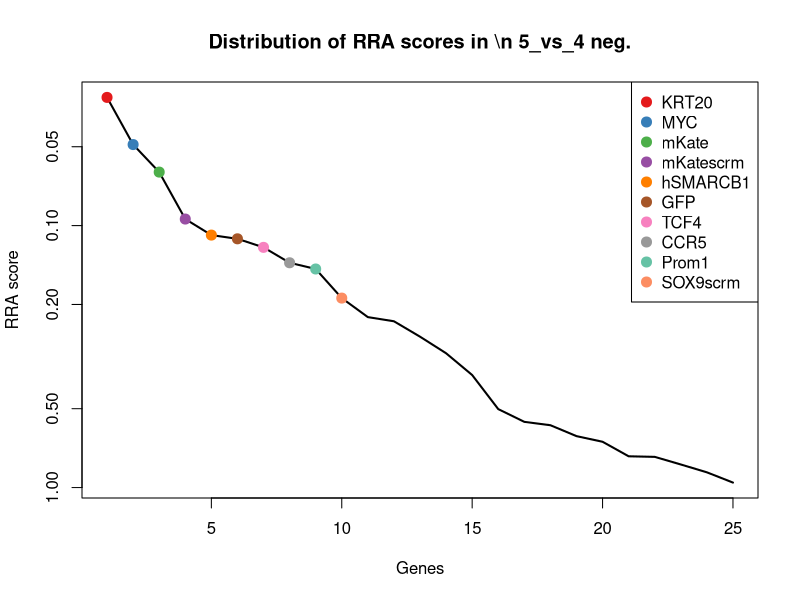
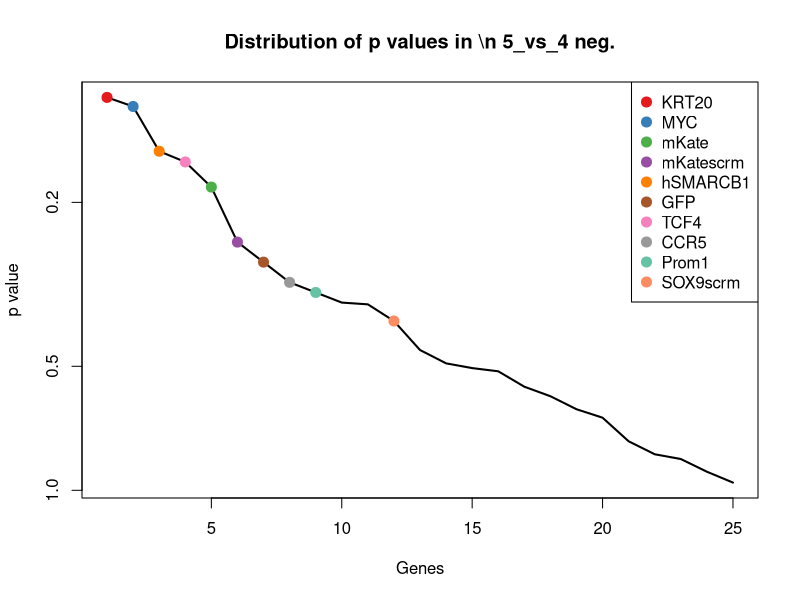
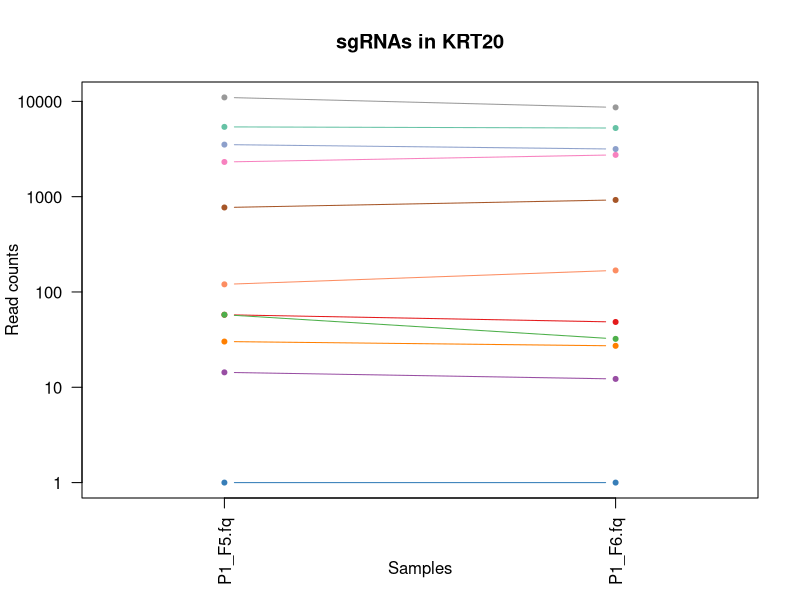
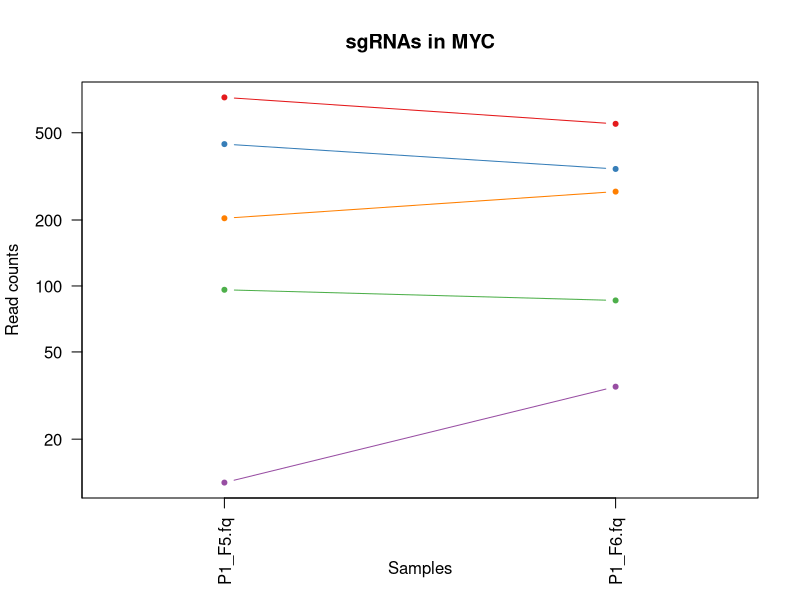
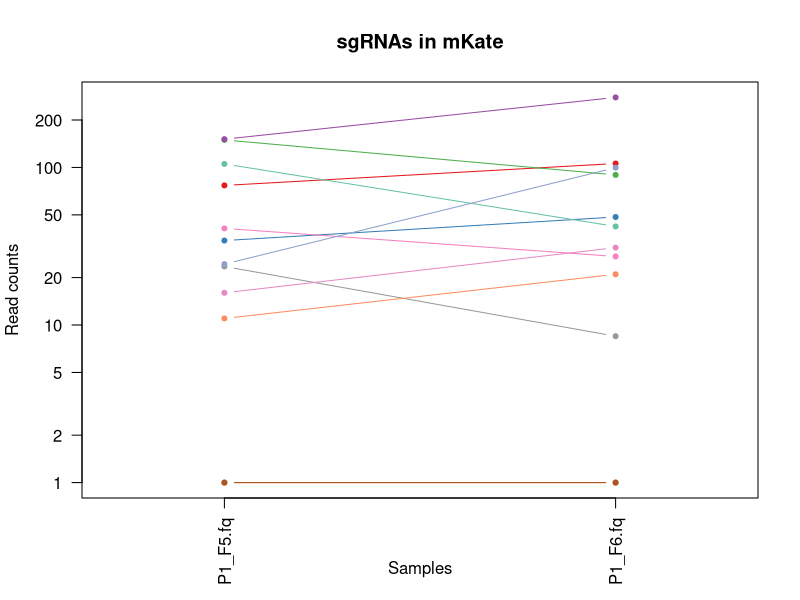
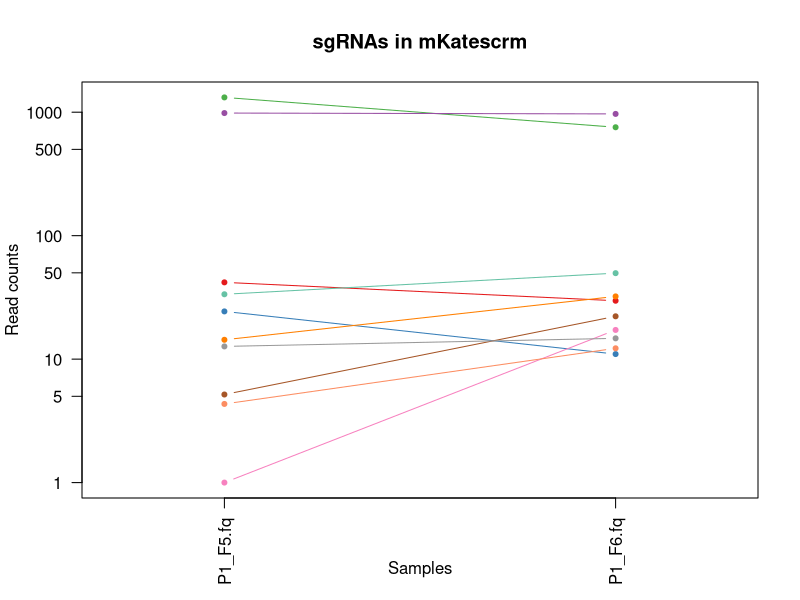
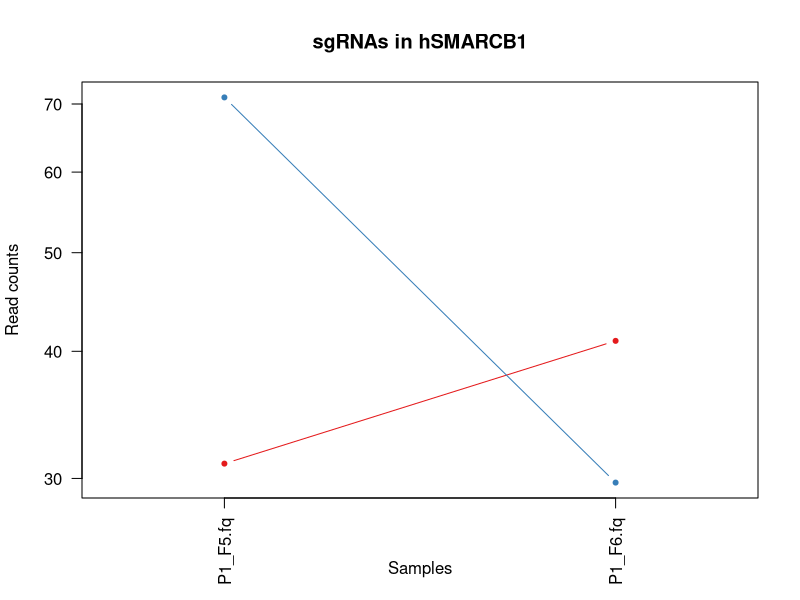
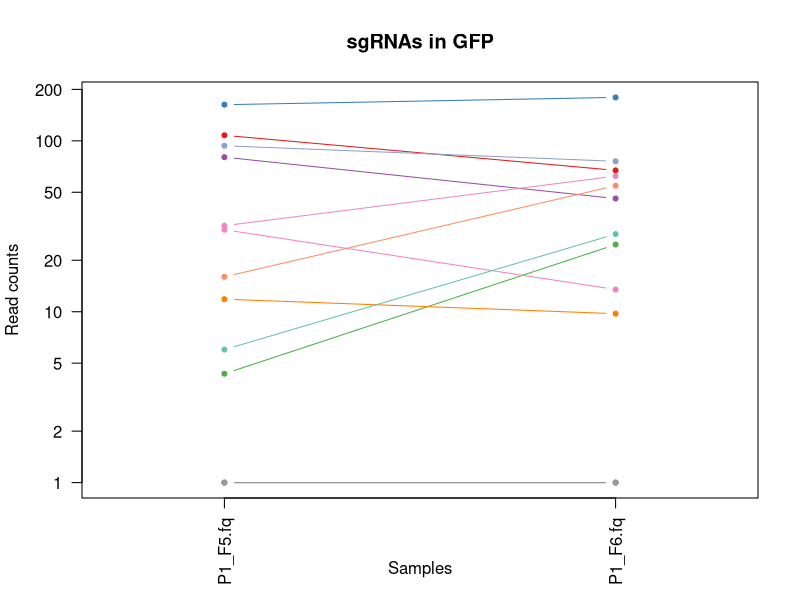

Recreate these plots in R, in order. (Note: this script raises an error after producing the figures.)
pdf(file='P1_45_day7.pdf',width=4.5,height=4.5);
gstable=read.table('P1_45_day7.gene_summary.txt',header=T)
# 
#
# parameters
# Do not modify the variables beginning with "__"

# gstablename='__GENE_SUMMARY_FILE__'
startindex=3
# outputfile='__OUTPUT_FILE__'
targetgenelist=c("KRT20","MYC","mKate","mKatescrm","hSMARCB1","GFP","TCF4","CCR5","Prom1","SOX9scrm")
# samplelabel=sub('.\\w+.\\w+$','',colnames(gstable)[startindex]);
samplelabel='5_vs_4 neg.'


# You need to write some codes in front of this code:
# gstable=read.table(gstablename,header=T)
# pdf(file=outputfile,width=6,height=6)


# set up color using RColorBrewer
#library(RColorBrewer)
#colors <- brewer.pal(length(targetgenelist), "Set1")

colors=c( "#E41A1C", "#377EB8", "#4DAF4A", "#984EA3", "#FF7F00",  "#A65628", "#F781BF",
          "#999999", "#66C2A5", "#FC8D62", "#8DA0CB", "#E78AC3", "#A6D854", "#FFD92F", "#E5C494", "#B3B3B3", 
          "#8DD3C7", "#FFFFB3", "#BEBADA", "#FB8072", "#80B1D3", "#FDB462", "#B3DE69", "#FCCDE5",
          "#D9D9D9", "#BC80BD", "#CCEBC5", "#FFED6F")

######
# function definition

plotrankedvalues<-function(val, tglist, ...){
  
  plot(val,log='y',ylim=c(max(val),min(val)),type='l',lwd=2, ...)
  if(length(tglist)>0){
    for(i in 1:length(tglist)){
      targetgene=tglist[i];
      tx=which(names(val)==targetgene);ty=val[targetgene];
      points(tx,ty,col=colors[(i %% length(colors)) ],cex=2,pch=20)
      # text(tx+50,ty,targetgene,col=colors[i])
    }
    legend('topright',tglist,pch=20,pt.cex = 2,cex=1,col=colors)
  }
}



plotrandvalues<-function(val,targetgenelist, ...){
  # choose the one with the best distance distribution
  
  mindiffvalue=0;
  randval=val;
  for(i in 1:20){
    randval0=sample(val)
    vindex=sort(which(names(randval0) %in% targetgenelist))
    if(max(vindex)>0.9*length(val)){
      # print('pass...')
      next;
    }
    mindiffind=min(diff(vindex));
    if (mindiffind > mindiffvalue){
      mindiffvalue=mindiffind;
      randval=randval0;
      # print(paste('Diff: ',mindiffvalue))
    }
  }
  plot(randval,log='y',ylim=c(max(randval),min(randval)),pch=20,col='grey', ...)
  
  if(length(targetgenelist)>0){
    for(i in 1:length(targetgenelist)){
      targetgene=targetgenelist[i];
      tx=which(names(randval)==targetgene);ty=randval[targetgene];
      points(tx,ty,col=colors[(i %% length(colors)) ],cex=2,pch=20)
      text(tx+50,ty,targetgene,col=colors[i])
    }
  }
  
}




# set.seed(1235)



pvec=gstable[,startindex]
names(pvec)=gstable[,'id']
pvec=sort(pvec);

plotrankedvalues(pvec,targetgenelist,xlab='Genes',ylab='RRA score',main=paste('Distribution of RRA scores in \\n',samplelabel))

# plotrandvalues(pvec,targetgenelist,xlab='Genes',ylab='RRA score',main=paste('Distribution of RRA scores in \\n',samplelabel))


pvec=gstable[,startindex+1]
names(pvec)=gstable[,'id']
pvec=sort(pvec);

plotrankedvalues(pvec,targetgenelist,xlab='Genes',ylab='p value',main=paste('Distribution of p values in \\n',samplelabel))

# plotrandvalues(pvec,targetgenelist,xlab='Genes',ylab='p value',main=paste('Distribution of p values in \\n',samplelabel))



# you need to write after this code:
# dev.off()






# parameters
# Do not modify the variables beginning with "__"
targetmat=list(c(56.707902281987224,47.448246428840406),c(0.0,0.0),c(56.707902281987224,31.215951597921322),c(13.343035831055817,11.237742575251676),c(29.187890880434598,26.22139934225391),c(768.8924397645915,922.7435292345542),c(2311.6809577304202,2742.0091883614086),c(11000.49910296608,8645.56995456029),c(5396.424053922637,5249.27442070645),c(119.25338274006135,167.31750056485828),c(3516.7238812226487,3159.0543017096375))
targetgene="KRT20"
collabel=c("P1_F5.fq","P1_F6.fq")

# set up color using RColorBrewer
#library(RColorBrewer)
#colors <- brewer.pal(length(targetgenelist), "Set1")

colors=c( "#E41A1C", "#377EB8", "#4DAF4A", "#984EA3", "#FF7F00",  "#A65628", "#F781BF",
          "#999999", "#66C2A5", "#FC8D62", "#8DA0CB", "#E78AC3", "#A6D854", "#FFD92F", "#E5C494", "#B3B3B3", 
          "#8DD3C7", "#FFFFB3", "#BEBADA", "#FB8072", "#80B1D3", "#FDB462", "#B3DE69", "#FCCDE5",
          "#D9D9D9", "#BC80BD", "#CCEBC5", "#FFED6F")


## code

targetmatvec=unlist(targetmat)+1
yrange=range(targetmatvec[targetmatvec>0]);
# yrange[1]=1; # set the minimum value to 1
for(i in 1:length(targetmat)){
  vali=targetmat[[i]]+1;
  if(i==1){
    plot(1:length(vali),vali,type='b',las=1,pch=20,main=paste('sgRNAs in',targetgene),ylab='Read counts',xlab='Samples',xlim=c(0.7,length(vali)+0.3),ylim = yrange,col=colors[(i %% length(colors))],xaxt='n',log='y')
    axis(1,at=1:length(vali),labels=(collabel),las=2)
    # lines(0:100,rep(1,101),col='black');
  }else{
    lines(1:length(vali),vali,type='b',pch=20,col=colors[(i %% length(colors))])
  }
}




# parameters
# Do not modify the variables beginning with "__"
targetmat=list(c(723.859693834778,548.1521100594983),c(442.8220016431649,340.8781914493008),c(95.06913029627269,84.907388346346),c(11.67515635217384,33.713227725755026),c(202.6473566841602,268.45718374212333))
targetgene="MYC"
collabel=c("P1_F5.fq","P1_F6.fq")

# set up color using RColorBrewer
#library(RColorBrewer)
#colors <- brewer.pal(length(targetgenelist), "Set1")

colors=c( "#E41A1C", "#377EB8", "#4DAF4A", "#984EA3", "#FF7F00",  "#A65628", "#F781BF",
          "#999999", "#66C2A5", "#FC8D62", "#8DA0CB", "#E78AC3", "#A6D854", "#FFD92F", "#E5C494", "#B3B3B3", 
          "#8DD3C7", "#FFFFB3", "#BEBADA", "#FB8072", "#80B1D3", "#FDB462", "#B3DE69", "#FCCDE5",
          "#D9D9D9", "#BC80BD", "#CCEBC5", "#FFED6F")


## code

targetmatvec=unlist(targetmat)+1
yrange=range(targetmatvec[targetmatvec>0]);
# yrange[1]=1; # set the minimum value to 1
for(i in 1:length(targetmat)){
  vali=targetmat[[i]]+1;
  if(i==1){
    plot(1:length(vali),vali,type='b',las=1,pch=20,main=paste('sgRNAs in',targetgene),ylab='Read counts',xlab='Samples',xlim=c(0.7,length(vali)+0.3),ylim = yrange,col=colors[(i %% length(colors))],xaxt='n',log='y')
    axis(1,at=1:length(vali),labels=(collabel),las=2)
    # lines(0:100,rep(1,101),col='black');
  }else{
    lines(1:length(vali),vali,type='b',pch=20,col=colors[(i %% length(colors))])
  }
}




# parameters
# Do not modify the variables beginning with "__"
targetmat=list(c(75.88851628912995,104.88559736901564),c(33.357589577639544,47.448246428840406),c(148.44127362049596,88.65330253809655),c(150.10915309937795,277.1976501895413),c(0.0,0.0),c(0.0,0.0),c(40.02910749316745,26.22139934225391),c(22.51637296490669,7.491828383501117),c(104.24246743012357,41.20505610925614),c(10.007276873291863,19.978209022669645),c(23.35031270434768,98.64240704943137),c(15.010915309937793,29.967313534004468))
targetgene="mKate"
collabel=c("P1_F5.fq","P1_F6.fq")

# set up color using RColorBrewer
#library(RColorBrewer)
#colors <- brewer.pal(length(targetgenelist), "Set1")

colors=c( "#E41A1C", "#377EB8", "#4DAF4A", "#984EA3", "#FF7F00",  "#A65628", "#F781BF",
          "#999999", "#66C2A5", "#FC8D62", "#8DA0CB", "#E78AC3", "#A6D854", "#FFD92F", "#E5C494", "#B3B3B3", 
          "#8DD3C7", "#FFFFB3", "#BEBADA", "#FB8072", "#80B1D3", "#FDB462", "#B3DE69", "#FCCDE5",
          "#D9D9D9", "#BC80BD", "#CCEBC5", "#FFED6F")


## code

targetmatvec=unlist(targetmat)+1
yrange=range(targetmatvec[targetmatvec>0]);
# yrange[1]=1; # set the minimum value to 1
for(i in 1:length(targetmat)){
  vali=targetmat[[i]]+1;
  if(i==1){
    plot(1:length(vali),vali,type='b',las=1,pch=20,main=paste('sgRNAs in',targetgene),ylab='Read counts',xlab='Samples',xlim=c(0.7,length(vali)+0.3),ylim = yrange,col=colors[(i %% length(colors))],xaxt='n',log='y')
    axis(1,at=1:length(vali),labels=(collabel),las=2)
    # lines(0:100,rep(1,101),col='black');
  }else{
    lines(1:length(vali),vali,type='b',pch=20,col=colors[(i %% length(colors))])
  }
}




# parameters
# Do not modify the variables beginning with "__"
targetmat=list(c(40.86304723260844,28.718675470087614),c(23.35031270434768,9.989104511334823),c(1316.790848577321,754.1773906057791),c(983.2149528009255,967.6944995355609),c(13.343035831055817,31.215951597921322),c(4.169698697204943,21.2268470865865),c(0.0,16.232294830919088),c(11.67515635217384,13.73501870308538),c(32.52364983819855,48.69688449275726),c(3.335758957763954,11.237742575251676))
targetgene="mKatescrm"
collabel=c("P1_F5.fq","P1_F6.fq")

# set up color using RColorBrewer
#library(RColorBrewer)
#colors <- brewer.pal(length(targetgenelist), "Set1")

colors=c( "#E41A1C", "#377EB8", "#4DAF4A", "#984EA3", "#FF7F00",  "#A65628", "#F781BF",
          "#999999", "#66C2A5", "#FC8D62", "#8DA0CB", "#E78AC3", "#A6D854", "#FFD92F", "#E5C494", "#B3B3B3", 
          "#8DD3C7", "#FFFFB3", "#BEBADA", "#FB8072", "#80B1D3", "#FDB462", "#B3DE69", "#FCCDE5",
          "#D9D9D9", "#BC80BD", "#CCEBC5", "#FFED6F")


## code

targetmatvec=unlist(targetmat)+1
yrange=range(targetmatvec[targetmatvec>0]);
# yrange[1]=1; # set the minimum value to 1
for(i in 1:length(targetmat)){
  vali=targetmat[[i]]+1;
  if(i==1){
    plot(1:length(vali),vali,type='b',las=1,pch=20,main=paste('sgRNAs in',targetgene),ylab='Read counts',xlab='Samples',xlim=c(0.7,length(vali)+0.3),ylim = yrange,col=colors[(i %% length(colors))],xaxt='n',log='y')
    axis(1,at=1:length(vali),labels=(collabel),las=2)
    # lines(0:100,rep(1,101),col='black');
  }else{
    lines(1:length(vali),vali,type='b',pch=20,col=colors[(i %% length(colors))])
  }
}




# parameters
# Do not modify the variables beginning with "__"
targetmat=list(c(30.021830619875587,39.95641804533929),c(70.05093811304303,28.718675470087614))
targetgene="hSMARCB1"
collabel=c("P1_F5.fq","P1_F6.fq")

# set up color using RColorBrewer
#library(RColorBrewer)
#colors <- brewer.pal(length(targetgenelist), "Set1")

colors=c( "#E41A1C", "#377EB8", "#4DAF4A", "#984EA3", "#FF7F00",  "#A65628", "#F781BF",
          "#999999", "#66C2A5", "#FC8D62", "#8DA0CB", "#E78AC3", "#A6D854", "#FFD92F", "#E5C494", "#B3B3B3", 
          "#8DD3C7", "#FFFFB3", "#BEBADA", "#FB8072", "#80B1D3", "#FDB462", "#B3DE69", "#FCCDE5",
          "#D9D9D9", "#BC80BD", "#CCEBC5", "#FFED6F")


## code

targetmatvec=unlist(targetmat)+1
yrange=range(targetmatvec[targetmatvec>0]);
# yrange[1]=1; # set the minimum value to 1
for(i in 1:length(targetmat)){
  vali=targetmat[[i]]+1;
  if(i==1){
    plot(1:length(vali),vali,type='b',las=1,pch=20,main=paste('sgRNAs in',targetgene),ylab='Read counts',xlab='Samples',xlim=c(0.7,length(vali)+0.3),ylim = yrange,col=colors[(i %% length(colors))],xaxt='n',log='y')
    axis(1,at=1:length(vali),labels=(collabel),las=2)
    # lines(0:100,rep(1,101),col='black');
  }else{
    lines(1:length(vali),vali,type='b',pch=20,col=colors[(i %% length(colors))])
  }
}




# parameters
# Do not modify the variables beginning with "__"
targetmat=list(c(106.74428664844653,66.1778173875932),c(161.78430945155176,178.55524314010995),c(3.335758957763954,23.724123214420203),c(79.22427524689391,44.950970301006706),c(10.84121661273285,8.740466447417969),c(0.0,0.0),c(29.187890880434598,12.486380639168528),c(0.0,0.0),c(5.003638436645931,27.47003740617076),c(15.010915309937793,53.69143674842467),c(92.56731107794973,74.91828383501117),c(30.855770359316576,61.183265131925786))
targetgene="GFP"
collabel=c("P1_F5.fq","P1_F6.fq")

# set up color using RColorBrewer
#library(RColorBrewer)
#colors <- brewer.pal(length(targetgenelist), "Set1")

colors=c( "#E41A1C", "#377EB8", "#4DAF4A", "#984EA3", "#FF7F00",  "#A65628", "#F781BF",
          "#999999", "#66C2A5", "#FC8D62", "#8DA0CB", "#E78AC3", "#A6D854", "#FFD92F", "#E5C494", "#B3B3B3", 
          "#8DD3C7", "#FFFFB3", "#BEBADA", "#FB8072", "#80B1D3", "#FDB462", "#B3DE69", "#FCCDE5",
          "#D9D9D9", "#BC80BD", "#CCEBC5", "#FFED6F")


## code

targetmatvec=unlist(targetmat)+1
yrange=range(targetmatvec[targetmatvec>0]);
# yrange[1]=1; # set the minimum value to 1
for(i in 1:length(targetmat)){
  vali=targetmat[[i]]+1;
  if(i==1){
    plot(1:length(vali),vali,type='b',las=1,pch=20,main=paste('sgRNAs in',targetgene),ylab='Read counts',xlab='Samples',xlim=c(0.7,length(vali)+0.3),ylim = yrange,col=colors[(i %% length(colors))],xaxt='n',log='y')
    axis(1,at=1:length(vali),labels=(collabel),las=2)
    # lines(0:100,rep(1,101),col='black');
  }else{
    lines(1:length(vali),vali,type='b',pch=20,col=colors[(i %% length(colors))])
  }
}




# parameters
# Do not modify the variables beginning with "__"
targetmat=list(c(1643.6952264381885,1443.4256018878818),c(4.169698697204943,23.724123214420203))
targetgene="TCF4"
collabel=c("P1_F5.fq","P1_F6.fq")

# set up color using RColorBrewer
#library(RColorBrewer)
#colors <- brewer.pal(length(targetgenelist), "Set1")

colors=c( "#E41A1C", "#377EB8", "#4DAF4A", "#984EA3", "#FF7F00",  "#A65628", "#F781BF",
          "#999999", "#66C2A5", "#FC8D62", "#8DA0CB", "#E78AC3", "#A6D854", "#FFD92F", "#E5C494", "#B3B3B3", 
          "#8DD3C7", "#FFFFB3", "#BEBADA", "#FB8072", "#80B1D3", "#FDB462", "#B3DE69", "#FCCDE5",
          "#D9D9D9", "#BC80BD", "#CCEBC5", "#FFED6F")


## code

targetmatvec=unlist(targetmat)+1
yrange=range(targetmatvec[targetmatvec>0]);
# yrange[1]=1; # set the minimum value to 1
for(i in 1:length(targetmat)){
  vali=targetmat[[i]]+1;
  if(i==1){
    plot(1:length(vali),vali,type='b',las=1,pch=20,main=paste('sgRNAs in',targetgene),ylab='Read counts',xlab='Samples',xlim=c(0.7,length(vali)+0.3),ylim = yrange,col=colors[(i %% length(colors))],xaxt='n',log='y')
    axis(1,at=1:length(vali),labels=(collabel),las=2)
    # lines(0:100,rep(1,101),col='black');
  }else{
    lines(1:length(vali),vali,type='b',pch=20,col=colors[(i %% length(colors))])
  }
}




# parameters
# Do not modify the variables beginning with "__"
targetmat=list(c(283.5395114099361,294.6785830843773),c(4.169698697204943,36.21050385358873),c(264.3588974027934,137.35018703085382),c(6674.853674485672,6889.984836693194),c(79.22427524689391,71.17236964326061),c(0.0,0.0),c(575.418420214282,599.3462706800893),c(40.86304723260844,43.70233223708985),c(286.87527036770007,360.85640047197046),c(111.74792508509246,163.57158637310772))
targetgene="CCR5"
collabel=c("P1_F5.fq","P1_F6.fq")

# set up color using RColorBrewer
#library(RColorBrewer)
#colors <- brewer.pal(length(targetgenelist), "Set1")

colors=c( "#E41A1C", "#377EB8", "#4DAF4A", "#984EA3", "#FF7F00",  "#A65628", "#F781BF",
          "#999999", "#66C2A5", "#FC8D62", "#8DA0CB", "#E78AC3", "#A6D854", "#FFD92F", "#E5C494", "#B3B3B3", 
          "#8DD3C7", "#FFFFB3", "#BEBADA", "#FB8072", "#80B1D3", "#FDB462", "#B3DE69", "#FCCDE5",
          "#D9D9D9", "#BC80BD", "#CCEBC5", "#FFED6F")


## code

targetmatvec=unlist(targetmat)+1
yrange=range(targetmatvec[targetmatvec>0]);
# yrange[1]=1; # set the minimum value to 1
for(i in 1:length(targetmat)){
  vali=targetmat[[i]]+1;
  if(i==1){
    plot(1:length(vali),vali,type='b',las=1,pch=20,main=paste('sgRNAs in',targetgene),ylab='Read counts',xlab='Samples',xlim=c(0.7,length(vali)+0.3),ylim = yrange,col=colors[(i %% length(colors))],xaxt='n',log='y')
    axis(1,at=1:length(vali),labels=(collabel),las=2)
    # lines(0:100,rep(1,101),col='black');
  }else{
    lines(1:length(vali),vali,type='b',pch=20,col=colors[(i %% length(colors))])
  }
}




# parameters
# Do not modify the variables beginning with "__"
targetmat=list(c(304.3880048959608,295.9272211482941),c(75.05457654968897,38.70777998142244),c(28.353951140993612,58.685989004092086),c(530.3856742844687,538.1630055481636),c(192.64007981086834,198.5334521627796),c(28.353951140993612,17.480932894835938),c(67.54911889472007,46.199608364923556),c(47.534565148136345,27.47003740617076),c(1485.2466759444005,1623.2294830919086),c(51.70426384534129,61.183265131925786))
targetgene="Prom1"
collabel=c("P1_F5.fq","P1_F6.fq")

# set up color using RColorBrewer
#library(RColorBrewer)
#colors <- brewer.pal(length(targetgenelist), "Set1")

colors=c( "#E41A1C", "#377EB8", "#4DAF4A", "#984EA3", "#FF7F00",  "#A65628", "#F781BF",
          "#999999", "#66C2A5", "#FC8D62", "#8DA0CB", "#E78AC3", "#A6D854", "#FFD92F", "#E5C494", "#B3B3B3", 
          "#8DD3C7", "#FFFFB3", "#BEBADA", "#FB8072", "#80B1D3", "#FDB462", "#B3DE69", "#FCCDE5",
          "#D9D9D9", "#BC80BD", "#CCEBC5", "#FFED6F")


## code

targetmatvec=unlist(targetmat)+1
yrange=range(targetmatvec[targetmatvec>0]);
# yrange[1]=1; # set the minimum value to 1
for(i in 1:length(targetmat)){
  vali=targetmat[[i]]+1;
  if(i==1){
    plot(1:length(vali),vali,type='b',las=1,pch=20,main=paste('sgRNAs in',targetgene),ylab='Read counts',xlab='Samples',xlim=c(0.7,length(vali)+0.3),ylim = yrange,col=colors[(i %% length(colors))],xaxt='n',log='y')
    axis(1,at=1:length(vali),labels=(collabel),las=2)
    # lines(0:100,rep(1,101),col='black');
  }else{
    lines(1:length(vali),vali,type='b',pch=20,col=colors[(i %% length(colors))])
  }
}




# parameters
# Do not modify the variables beginning with "__"
targetmat=list(c(547.0644690732885,635.5567745336781),c(100.07276873291862,71.17236964326061),c(306.8898241142838,275.94901212562445),c(506.20142184068004,358.3591243441368),c(154.27885179658287,138.59882509477066),c(376.94076222732684,359.60776240805365),c(0.0,0.0),c(14217.004677989973,15396.955966158712),c(328.57225733974946,327.14317274621544),c(4799.323200482889,5479.02382446715))
targetgene="SOX9scrm"
collabel=c("P1_F5.fq","P1_F6.fq")

# set up color using RColorBrewer
#library(RColorBrewer)
#colors <- brewer.pal(length(targetgenelist), "Set1")

colors=c( "#E41A1C", "#377EB8", "#4DAF4A", "#984EA3", "#FF7F00",  "#A65628", "#F781BF",
          "#999999", "#66C2A5", "#FC8D62", "#8DA0CB", "#E78AC3", "#A6D854", "#FFD92F", "#E5C494", "#B3B3B3", 
          "#8DD3C7", "#FFFFB3", "#BEBADA", "#FB8072", "#80B1D3", "#FDB462", "#B3DE69", "#FCCDE5",
          "#D9D9D9", "#BC80BD", "#CCEBC5", "#FFED6F")


## code

targetmatvec=unlist(targetmat)+1
yrange=range(targetmatvec[targetmatvec>0]);
# yrange[1]=1; # set the minimum value to 1
for(i in 1:length(targetmat)){
  vali=targetmat[[i]]+1;
  if(i==1){
    plot(1:length(vali),vali,type='b',las=1,pch=20,main=paste('sgRNAs in',targetgene),ylab='Read counts',xlab='Samples',xlim=c(0.7,length(vali)+0.3),ylim = yrange,col=colors[(i %% length(colors))],xaxt='n',log='y')
    axis(1,at=1:length(vali),labels=(collabel),las=2)
    # lines(0:100,rep(1,101),col='black');
  }else{
    lines(1:length(vali),vali,type='b',pch=20,col=colors[(i %% length(colors))])
  }
}



# 
#
# parameters
# Do not modify the variables beginning with "__"

# gstablename='__GENE_SUMMARY_FILE__'
startindex=9
# outputfile='__OUTPUT_FILE__'
targetgenelist=c("GFP","CCR5","SOX9","MYCscrm","mKate","hSMARCA4","hAPC","SOX9scrm","hSMARCC2","TCF4")
# samplelabel=sub('.\\w+.\\w+$','',colnames(gstable)[startindex]);
samplelabel='5_vs_4 pos.'


# You need to write some codes in front of this code:
# gstable=read.table(gstablename,header=T)
# pdf(file=outputfile,width=6,height=6)


# set up color using RColorBrewer
#library(RColorBrewer)
#colors <- brewer.pal(length(targetgenelist), "Set1")

colors=c( "#E41A1C", "#377EB8", "#4DAF4A", "#984EA3", "#FF7F00",  "#A65628", "#F781BF",
          "#999999", "#66C2A5", "#FC8D62", "#8DA0CB", "#E78AC3", "#A6D854", "#FFD92F", "#E5C494", "#B3B3B3", 
          "#8DD3C7", "#FFFFB3", "#BEBADA", "#FB8072", "#80B1D3", "#FDB462", "#B3DE69", "#FCCDE5",
          "#D9D9D9", "#BC80BD", "#CCEBC5", "#FFED6F")

######
# function definition

plotrankedvalues<-function(val, tglist, ...){
  
  plot(val,log='y',ylim=c(max(val),min(val)),type='l',lwd=2, ...)
  if(length(tglist)>0){
    for(i in 1:length(tglist)){
      targetgene=tglist[i];
      tx=which(names(val)==targetgene);ty=val[targetgene];
      points(tx,ty,col=colors[(i %% length(colors)) ],cex=2,pch=20)
      # text(tx+50,ty,targetgene,col=colors[i])
    }
    legend('topright',tglist,pch=20,pt.cex = 2,cex=1,col=colors)
  }
}



plotrandvalues<-function(val,targetgenelist, ...){
  # choose the one with the best distance distribution
  
  mindiffvalue=0;
  randval=val;
  for(i in 1:20){
    randval0=sample(val)
    vindex=sort(which(names(randval0) %in% targetgenelist))
    if(max(vindex)>0.9*length(val)){
      # print('pass...')
      next;
    }
    mindiffind=min(diff(vindex));
    if (mindiffind > mindiffvalue){
      mindiffvalue=mindiffind;
      randval=randval0;
      # print(paste('Diff: ',mindiffvalue))
    }
  }
  plot(randval,log='y',ylim=c(max(randval),min(randval)),pch=20,col='grey', ...)
  
  if(length(targetgenelist)>0){
    for(i in 1:length(targetgenelist)){
      targetgene=targetgenelist[i];
      tx=which(names(randval)==targetgene);ty=randval[targetgene];
      points(tx,ty,col=colors[(i %% length(colors)) ],cex=2,pch=20)
      text(tx+50,ty,targetgene,col=colors[i])
    }
  }
  
}




# set.seed(1235)



pvec=gstable[,startindex]
names(pvec)=gstable[,'id']
pvec=sort(pvec);

plotrankedvalues(pvec,targetgenelist,xlab='Genes',ylab='RRA score',main=paste('Distribution of RRA scores in \\n',samplelabel))

# plotrandvalues(pvec,targetgenelist,xlab='Genes',ylab='RRA score',main=paste('Distribution of RRA scores in \\n',samplelabel))


pvec=gstable[,startindex+1]
names(pvec)=gstable[,'id']
pvec=sort(pvec);

plotrankedvalues(pvec,targetgenelist,xlab='Genes',ylab='p value',main=paste('Distribution of p values in \\n',samplelabel))

# plotrandvalues(pvec,targetgenelist,xlab='Genes',ylab='p value',main=paste('Distribution of p values in \\n',samplelabel))



# you need to write after this code:
# dev.off()






# parameters
# Do not modify the variables beginning with "__"
targetmat=list(c(106.74428664844653,66.1778173875932),c(161.78430945155176,178.55524314010995),c(3.335758957763954,23.724123214420203),c(79.22427524689391,44.950970301006706),c(10.84121661273285,8.740466447417969),c(0.0,0.0),c(29.187890880434598,12.486380639168528),c(0.0,0.0),c(5.003638436645931,27.47003740617076),c(15.010915309937793,53.69143674842467),c(92.56731107794973,74.91828383501117),c(30.855770359316576,61.183265131925786))
targetgene="GFP"
collabel=c("P1_F5.fq","P1_F6.fq")

# set up color using RColorBrewer
#library(RColorBrewer)
#colors <- brewer.pal(length(targetgenelist), "Set1")

colors=c( "#E41A1C", "#377EB8", "#4DAF4A", "#984EA3", "#FF7F00",  "#A65628", "#F781BF",
          "#999999", "#66C2A5", "#FC8D62", "#8DA0CB", "#E78AC3", "#A6D854", "#FFD92F", "#E5C494", "#B3B3B3", 
          "#8DD3C7", "#FFFFB3", "#BEBADA", "#FB8072", "#80B1D3", "#FDB462", "#B3DE69", "#FCCDE5",
          "#D9D9D9", "#BC80BD", "#CCEBC5", "#FFED6F")


## code

targetmatvec=unlist(targetmat)+1
yrange=range(targetmatvec[targetmatvec>0]);
# yrange[1]=1; # set the minimum value to 1
for(i in 1:length(targetmat)){
  vali=targetmat[[i]]+1;
  if(i==1){
    plot(1:length(vali),vali,type='b',las=1,pch=20,main=paste('sgRNAs in',targetgene),ylab='Read counts',xlab='Samples',xlim=c(0.7,length(vali)+0.3),ylim = yrange,col=colors[(i %% length(colors))],xaxt='n',log='y')
    axis(1,at=1:length(vali),labels=(collabel),las=2)
    # lines(0:100,rep(1,101),col='black');
  }else{
    lines(1:length(vali),vali,type='b',pch=20,col=colors[(i %% length(colors))])
  }
}




# parameters
# Do not modify the variables beginning with "__"
targetmat=list(c(283.5395114099361,294.6785830843773),c(4.169698697204943,36.21050385358873),c(264.3588974027934,137.35018703085382),c(6674.853674485672,6889.984836693194),c(79.22427524689391,71.17236964326061),c(0.0,0.0),c(575.418420214282,599.3462706800893),c(40.86304723260844,43.70233223708985),c(286.87527036770007,360.85640047197046),c(111.74792508509246,163.57158637310772))
targetgene="CCR5"
collabel=c("P1_F5.fq","P1_F6.fq")

# set up color using RColorBrewer
#library(RColorBrewer)
#colors <- brewer.pal(length(targetgenelist), "Set1")

colors=c( "#E41A1C", "#377EB8", "#4DAF4A", "#984EA3", "#FF7F00",  "#A65628", "#F781BF",
          "#999999", "#66C2A5", "#FC8D62", "#8DA0CB", "#E78AC3", "#A6D854", "#FFD92F", "#E5C494", "#B3B3B3", 
          "#8DD3C7", "#FFFFB3", "#BEBADA", "#FB8072", "#80B1D3", "#FDB462", "#B3DE69", "#FCCDE5",
          "#D9D9D9", "#BC80BD", "#CCEBC5", "#FFED6F")


## code

targetmatvec=unlist(targetmat)+1
yrange=range(targetmatvec[targetmatvec>0]);
# yrange[1]=1; # set the minimum value to 1
for(i in 1:length(targetmat)){
  vali=targetmat[[i]]+1;
  if(i==1){
    plot(1:length(vali),vali,type='b',las=1,pch=20,main=paste('sgRNAs in',targetgene),ylab='Read counts',xlab='Samples',xlim=c(0.7,length(vali)+0.3),ylim = yrange,col=colors[(i %% length(colors))],xaxt='n',log='y')
    axis(1,at=1:length(vali),labels=(collabel),las=2)
    # lines(0:100,rep(1,101),col='black');
  }else{
    lines(1:length(vali),vali,type='b',pch=20,col=colors[(i %% length(colors))])
  }
}




# parameters
# Do not modify the variables beginning with "__"
targetmat=list(c(0.0,0.0),c(66.71517915527909,108.6315115607662),c(132.59641857111717,97.39376898551453),c(19.180614007142736,13.73501870308538),c(0.0,0.0),c(42.530926711490416,82.41011221851228),c(2718.6435505776226,2770.7278638314965),c(1244.2380912459548,1387.2368890116236),c(1248.4077899431597,1440.9283257600482),c(511.20506027732597,515.6875203976603),c(100.90670847235961,149.83656767002233))
targetgene="SOX9"
collabel=c("P1_F5.fq","P1_F6.fq")

# set up color using RColorBrewer
#library(RColorBrewer)
#colors <- brewer.pal(length(targetgenelist), "Set1")

colors=c( "#E41A1C", "#377EB8", "#4DAF4A", "#984EA3", "#FF7F00",  "#A65628", "#F781BF",
          "#999999", "#66C2A5", "#FC8D62", "#8DA0CB", "#E78AC3", "#A6D854", "#FFD92F", "#E5C494", "#B3B3B3", 
          "#8DD3C7", "#FFFFB3", "#BEBADA", "#FB8072", "#80B1D3", "#FDB462", "#B3DE69", "#FCCDE5",
          "#D9D9D9", "#BC80BD", "#CCEBC5", "#FFED6F")


## code

targetmatvec=unlist(targetmat)+1
yrange=range(targetmatvec[targetmatvec>0]);
# yrange[1]=1; # set the minimum value to 1
for(i in 1:length(targetmat)){
  vali=targetmat[[i]]+1;
  if(i==1){
    plot(1:length(vali),vali,type='b',las=1,pch=20,main=paste('sgRNAs in',targetgene),ylab='Read counts',xlab='Samples',xlim=c(0.7,length(vali)+0.3),ylim = yrange,col=colors[(i %% length(colors))],xaxt='n',log='y')
    axis(1,at=1:length(vali),labels=(collabel),las=2)
    # lines(0:100,rep(1,101),col='black');
  }else{
    lines(1:length(vali),vali,type='b',pch=20,col=colors[(i %% length(colors))])
  }
}




# parameters
# Do not modify the variables beginning with "__"
targetmat=list(c(749.7118257574487,1026.380488539653))
targetgene="MYCscrm"
collabel=c("P1_F5.fq","P1_F6.fq")

# set up color using RColorBrewer
#library(RColorBrewer)
#colors <- brewer.pal(length(targetgenelist), "Set1")

colors=c( "#E41A1C", "#377EB8", "#4DAF4A", "#984EA3", "#FF7F00",  "#A65628", "#F781BF",
          "#999999", "#66C2A5", "#FC8D62", "#8DA0CB", "#E78AC3", "#A6D854", "#FFD92F", "#E5C494", "#B3B3B3", 
          "#8DD3C7", "#FFFFB3", "#BEBADA", "#FB8072", "#80B1D3", "#FDB462", "#B3DE69", "#FCCDE5",
          "#D9D9D9", "#BC80BD", "#CCEBC5", "#FFED6F")


## code

targetmatvec=unlist(targetmat)+1
yrange=range(targetmatvec[targetmatvec>0]);
# yrange[1]=1; # set the minimum value to 1
for(i in 1:length(targetmat)){
  vali=targetmat[[i]]+1;
  if(i==1){
    plot(1:length(vali),vali,type='b',las=1,pch=20,main=paste('sgRNAs in',targetgene),ylab='Read counts',xlab='Samples',xlim=c(0.7,length(vali)+0.3),ylim = yrange,col=colors[(i %% length(colors))],xaxt='n',log='y')
    axis(1,at=1:length(vali),labels=(collabel),las=2)
    # lines(0:100,rep(1,101),col='black');
  }else{
    lines(1:length(vali),vali,type='b',pch=20,col=colors[(i %% length(colors))])
  }
}




# parameters
# Do not modify the variables beginning with "__"
targetmat=list(c(75.88851628912995,104.88559736901564),c(33.357589577639544,47.448246428840406),c(148.44127362049596,88.65330253809655),c(150.10915309937795,277.1976501895413),c(0.0,0.0),c(0.0,0.0),c(40.02910749316745,26.22139934225391),c(22.51637296490669,7.491828383501117),c(104.24246743012357,41.20505610925614),c(10.007276873291863,19.978209022669645),c(23.35031270434768,98.64240704943137),c(15.010915309937793,29.967313534004468))
targetgene="mKate"
collabel=c("P1_F5.fq","P1_F6.fq")

# set up color using RColorBrewer
#library(RColorBrewer)
#colors <- brewer.pal(length(targetgenelist), "Set1")

colors=c( "#E41A1C", "#377EB8", "#4DAF4A", "#984EA3", "#FF7F00",  "#A65628", "#F781BF",
          "#999999", "#66C2A5", "#FC8D62", "#8DA0CB", "#E78AC3", "#A6D854", "#FFD92F", "#E5C494", "#B3B3B3", 
          "#8DD3C7", "#FFFFB3", "#BEBADA", "#FB8072", "#80B1D3", "#FDB462", "#B3DE69", "#FCCDE5",
          "#D9D9D9", "#BC80BD", "#CCEBC5", "#FFED6F")


## code

targetmatvec=unlist(targetmat)+1
yrange=range(targetmatvec[targetmatvec>0]);
# yrange[1]=1; # set the minimum value to 1
for(i in 1:length(targetmat)){
  vali=targetmat[[i]]+1;
  if(i==1){
    plot(1:length(vali),vali,type='b',las=1,pch=20,main=paste('sgRNAs in',targetgene),ylab='Read counts',xlab='Samples',xlim=c(0.7,length(vali)+0.3),ylim = yrange,col=colors[(i %% length(colors))],xaxt='n',log='y')
    axis(1,at=1:length(vali),labels=(collabel),las=2)
    # lines(0:100,rep(1,101),col='black');
  }else{
    lines(1:length(vali),vali,type='b',pch=20,col=colors[(i %% length(colors))])
  }
}




# parameters
# Do not modify the variables beginning with "__"
targetmat=list(c(97.57094951459565,126.11244445560213),c(47.534565148136345,32.464589661838176),c(5.003638436645931,29.967313534004468))
targetgene="hSMARCA4"
collabel=c("P1_F5.fq","P1_F6.fq")

# set up color using RColorBrewer
#library(RColorBrewer)
#colors <- brewer.pal(length(targetgenelist), "Set1")

colors=c( "#E41A1C", "#377EB8", "#4DAF4A", "#984EA3", "#FF7F00",  "#A65628", "#F781BF",
          "#999999", "#66C2A5", "#FC8D62", "#8DA0CB", "#E78AC3", "#A6D854", "#FFD92F", "#E5C494", "#B3B3B3", 
          "#8DD3C7", "#FFFFB3", "#BEBADA", "#FB8072", "#80B1D3", "#FDB462", "#B3DE69", "#FCCDE5",
          "#D9D9D9", "#BC80BD", "#CCEBC5", "#FFED6F")


## code

targetmatvec=unlist(targetmat)+1
yrange=range(targetmatvec[targetmatvec>0]);
# yrange[1]=1; # set the minimum value to 1
for(i in 1:length(targetmat)){
  vali=targetmat[[i]]+1;
  if(i==1){
    plot(1:length(vali),vali,type='b',las=1,pch=20,main=paste('sgRNAs in',targetgene),ylab='Read counts',xlab='Samples',xlim=c(0.7,length(vali)+0.3),ylim = yrange,col=colors[(i %% length(colors))],xaxt='n',log='y')
    axis(1,at=1:length(vali),labels=(collabel),las=2)
    # lines(0:100,rep(1,101),col='black');
  }else{
    lines(1:length(vali),vali,type='b',pch=20,col=colors[(i %% length(colors))])
  }
}




# parameters
# Do not modify the variables beginning with "__"
targetmat=list(c(6141.132241243439,6373.048678231617),c(535.3893127211146,610.584013255341),c(60.043661239751174,84.907388346346),c(425.3092671149042,368.3482288554716))
targetgene="hAPC"
collabel=c("P1_F5.fq","P1_F6.fq")

# set up color using RColorBrewer
#library(RColorBrewer)
#colors <- brewer.pal(length(targetgenelist), "Set1")

colors=c( "#E41A1C", "#377EB8", "#4DAF4A", "#984EA3", "#FF7F00",  "#A65628", "#F781BF",
          "#999999", "#66C2A5", "#FC8D62", "#8DA0CB", "#E78AC3", "#A6D854", "#FFD92F", "#E5C494", "#B3B3B3", 
          "#8DD3C7", "#FFFFB3", "#BEBADA", "#FB8072", "#80B1D3", "#FDB462", "#B3DE69", "#FCCDE5",
          "#D9D9D9", "#BC80BD", "#CCEBC5", "#FFED6F")


## code

targetmatvec=unlist(targetmat)+1
yrange=range(targetmatvec[targetmatvec>0]);
# yrange[1]=1; # set the minimum value to 1
for(i in 1:length(targetmat)){
  vali=targetmat[[i]]+1;
  if(i==1){
    plot(1:length(vali),vali,type='b',las=1,pch=20,main=paste('sgRNAs in',targetgene),ylab='Read counts',xlab='Samples',xlim=c(0.7,length(vali)+0.3),ylim = yrange,col=colors[(i %% length(colors))],xaxt='n',log='y')
    axis(1,at=1:length(vali),labels=(collabel),las=2)
    # lines(0:100,rep(1,101),col='black');
  }else{
    lines(1:length(vali),vali,type='b',pch=20,col=colors[(i %% length(colors))])
  }
}




# parameters
# Do not modify the variables beginning with "__"
targetmat=list(c(547.0644690732885,635.5567745336781),c(100.07276873291862,71.17236964326061),c(306.8898241142838,275.94901212562445),c(506.20142184068004,358.3591243441368),c(154.27885179658287,138.59882509477066),c(376.94076222732684,359.60776240805365),c(0.0,0.0),c(14217.004677989973,15396.955966158712),c(328.57225733974946,327.14317274621544),c(4799.323200482889,5479.02382446715))
targetgene="SOX9scrm"
collabel=c("P1_F5.fq","P1_F6.fq")

# set up color using RColorBrewer
#library(RColorBrewer)
#colors <- brewer.pal(length(targetgenelist), "Set1")

colors=c( "#E41A1C", "#377EB8", "#4DAF4A", "#984EA3", "#FF7F00",  "#A65628", "#F781BF",
          "#999999", "#66C2A5", "#FC8D62", "#8DA0CB", "#E78AC3", "#A6D854", "#FFD92F", "#E5C494", "#B3B3B3", 
          "#8DD3C7", "#FFFFB3", "#BEBADA", "#FB8072", "#80B1D3", "#FDB462", "#B3DE69", "#FCCDE5",
          "#D9D9D9", "#BC80BD", "#CCEBC5", "#FFED6F")


## code

targetmatvec=unlist(targetmat)+1
yrange=range(targetmatvec[targetmatvec>0]);
# yrange[1]=1; # set the minimum value to 1
for(i in 1:length(targetmat)){
  vali=targetmat[[i]]+1;
  if(i==1){
    plot(1:length(vali),vali,type='b',las=1,pch=20,main=paste('sgRNAs in',targetgene),ylab='Read counts',xlab='Samples',xlim=c(0.7,length(vali)+0.3),ylim = yrange,col=colors[(i %% length(colors))],xaxt='n',log='y')
    axis(1,at=1:length(vali),labels=(collabel),las=2)
    # lines(0:100,rep(1,101),col='black');
  }else{
    lines(1:length(vali),vali,type='b',pch=20,col=colors[(i %% length(colors))])
  }
}




# parameters
# Do not modify the variables beginning with "__"
targetmat=list(c(119.25338274006135,92.39921672984711),c(1833.8334870307337,2127.679260914317),c(60.87760097919217,94.89649285768081))
targetgene="hSMARCC2"
collabel=c("P1_F5.fq","P1_F6.fq")

# set up color using RColorBrewer
#library(RColorBrewer)
#colors <- brewer.pal(length(targetgenelist), "Set1")

colors=c( "#E41A1C", "#377EB8", "#4DAF4A", "#984EA3", "#FF7F00",  "#A65628", "#F781BF",
          "#999999", "#66C2A5", "#FC8D62", "#8DA0CB", "#E78AC3", "#A6D854", "#FFD92F", "#E5C494", "#B3B3B3", 
          "#8DD3C7", "#FFFFB3", "#BEBADA", "#FB8072", "#80B1D3", "#FDB462", "#B3DE69", "#FCCDE5",
          "#D9D9D9", "#BC80BD", "#CCEBC5", "#FFED6F")


## code

targetmatvec=unlist(targetmat)+1
yrange=range(targetmatvec[targetmatvec>0]);
# yrange[1]=1; # set the minimum value to 1
for(i in 1:length(targetmat)){
  vali=targetmat[[i]]+1;
  if(i==1){
    plot(1:length(vali),vali,type='b',las=1,pch=20,main=paste('sgRNAs in',targetgene),ylab='Read counts',xlab='Samples',xlim=c(0.7,length(vali)+0.3),ylim = yrange,col=colors[(i %% length(colors))],xaxt='n',log='y')
    axis(1,at=1:length(vali),labels=(collabel),las=2)
    # lines(0:100,rep(1,101),col='black');
  }else{
    lines(1:length(vali),vali,type='b',pch=20,col=colors[(i %% length(colors))])
  }
}




# parameters
# Do not modify the variables beginning with "__"
targetmat=list(c(1643.6952264381885,1443.4256018878818),c(4.169698697204943,23.724123214420203))
targetgene="TCF4"
collabel=c("P1_F5.fq","P1_F6.fq")

# set up color using RColorBrewer
#library(RColorBrewer)
#colors <- brewer.pal(length(targetgenelist), "Set1")

colors=c( "#E41A1C", "#377EB8", "#4DAF4A", "#984EA3", "#FF7F00",  "#A65628", "#F781BF",
          "#999999", "#66C2A5", "#FC8D62", "#8DA0CB", "#E78AC3", "#A6D854", "#FFD92F", "#E5C494", "#B3B3B3", 
          "#8DD3C7", "#FFFFB3", "#BEBADA", "#FB8072", "#80B1D3", "#FDB462", "#B3DE69", "#FCCDE5",
          "#D9D9D9", "#BC80BD", "#CCEBC5", "#FFED6F")


## code

targetmatvec=unlist(targetmat)+1
yrange=range(targetmatvec[targetmatvec>0]);
# yrange[1]=1; # set the minimum value to 1
for(i in 1:length(targetmat)){
  vali=targetmat[[i]]+1;
  if(i==1){
    plot(1:length(vali),vali,type='b',las=1,pch=20,main=paste('sgRNAs in',targetgene),ylab='Read counts',xlab='Samples',xlim=c(0.7,length(vali)+0.3),ylim = yrange,col=colors[(i %% length(colors))],xaxt='n',log='y')
    axis(1,at=1:length(vali),labels=(collabel),las=2)
    # lines(0:100,rep(1,101),col='black');
  }else{
    lines(1:length(vali),vali,type='b',pch=20,col=colors[(i %% length(colors))])
  }
}



dev.off()
Sweave("P1_45_day7_summary.Rnw");
library(tools);

texi2dvi("P1_45_day7_summary.tex",pdf=TRUE);
